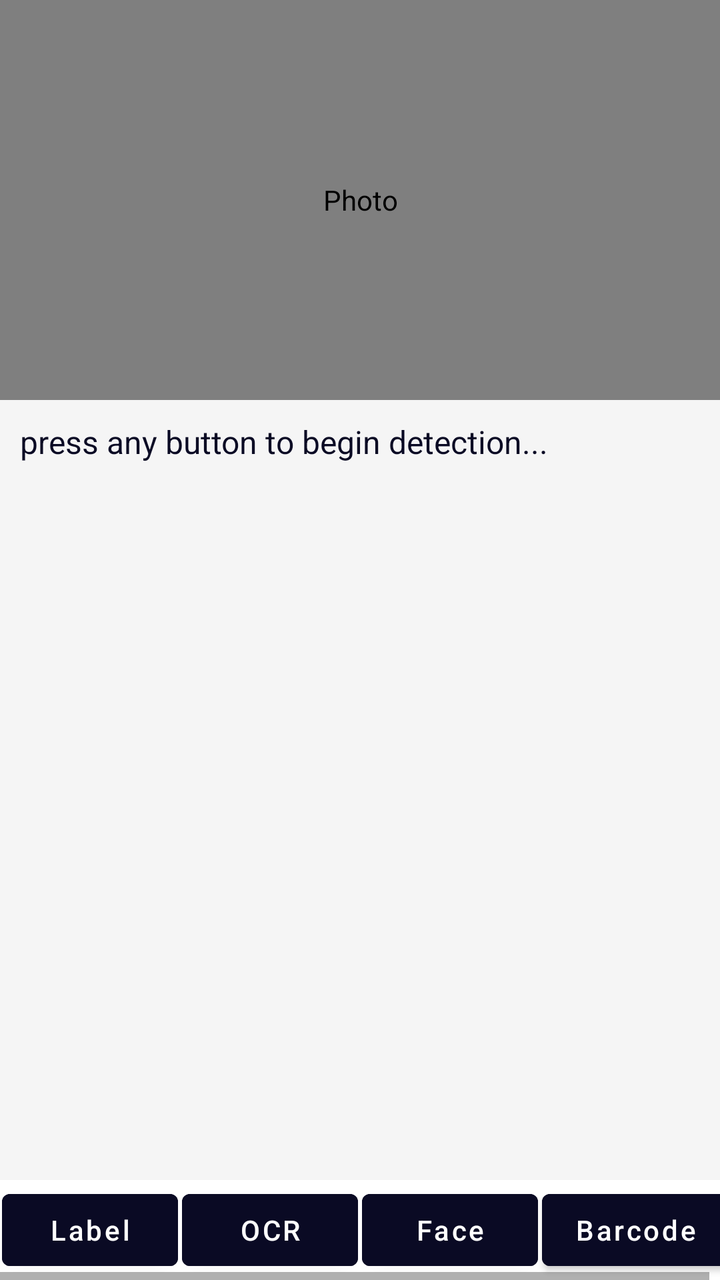
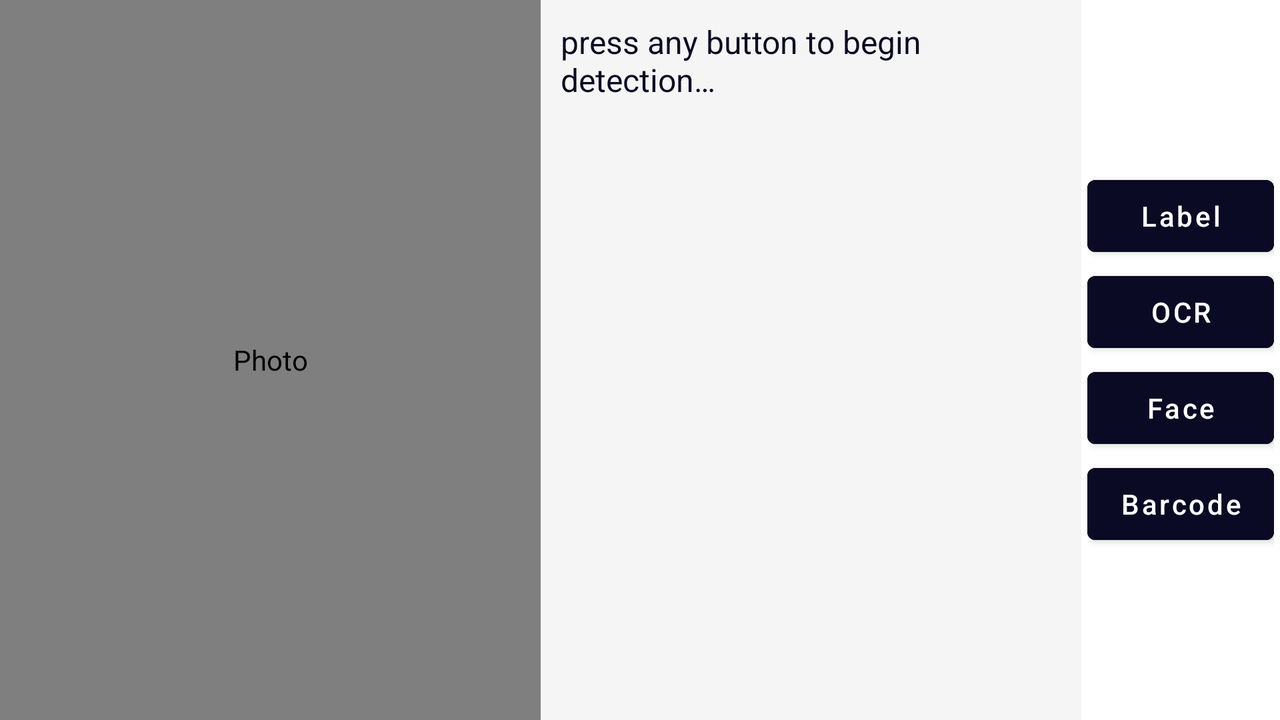

Compare how this app lays out the same screen by default and in its alternative resource folder. The renders come first, then the two layout files and the values they reference.
<!-- AndroidManifest.xml: application theme MaterialAppTheme -->
<!-- res/layout/activity_firebaseimageml.xml -->
<?xml version="1.0" encoding="utf-8"?>
<LinearLayout xmlns:android="http://schemas.android.com/apk/res/android"
    xmlns:app="http://schemas.android.com/apk/res-auto"
    android:layout_width="match_parent"
    android:layout_height="match_parent"
    android:gravity="center"
    android:orientation="vertical">

    <com.github.chrisbanes.photoview.PhotoView
        android:id="@+id/pv_firebaseimageml"
        android:layout_width="match_parent"
        android:layout_height="200dp"
        android:layout_centerHorizontal="true"
        android:layout_centerVertical="true"
        android:contentDescription="Photo" />

    <com.google.android.material.textview.MaterialTextView
        android:id="@+id/mtv_firebaseimageml_results"
        android:layout_width="match_parent"
        android:layout_height="wrap_content"
        android:layout_weight="1"
        android:autoLink="all|web|map|email"
        android:background="@color/whitesmoke"
        android:contentDescription="Firebase ML-Kit Detection Results"
        android:isScrollContainer="true"
        android:padding="10dp"
        android:scrollbars="vertical"
        android:text="press any button to begin detection..."
        android:textColorLink="@color/defaultLinkColor"
        android:textSize="16dp" />

    <HorizontalScrollView
        android:layout_width="wrap_content"
        android:layout_height="wrap_content"
        android:layout_gravity="center">

        <LinearLayout
            android:layout_width="match_parent"
            android:layout_height="wrap_content"
            android:gravity="center"
            android:orientation="horizontal">

            <com.google.android.material.button.MaterialButton
                android:id="@+id/mbtn_firebaseimageml_label"
                android:layout_width="wrap_content"
                android:layout_height="wrap_content"
                android:layout_margin="1dp"
                android:backgroundTint="@color/colorPrimaryDark"
                android:contentDescription="Label Detection using Firebase ML-Kit"
                android:text="Label"
                android:textAlignment="center"
                android:textAllCaps="false"
                android:textColor="@android:color/white"
                android:textStyle="normal"
                app:backgroundTint="@color/colorPrimaryDark" />

            <com.google.android.material.button.MaterialButton
                android:id="@+id/mbtn_firebaseimageml_ocr"
                android:layout_width="wrap_content"
                android:layout_height="wrap_content"
                android:layout_margin="1dp"
                android:backgroundTint="@color/colorPrimaryDark"
                android:contentDescription="Text Recognition using Firebase ML-Kit"
                android:text="OCR"
                android:textAlignment="center"
                android:textAllCaps="false"
                android:textColor="@android:color/white"
                android:textStyle="normal"
                app:backgroundTint="@color/colorPrimaryDark" />

            <com.google.android.material.button.MaterialButton
                android:id="@+id/mbtn_firebaseimageml_face"
                android:layout_width="wrap_content"
                android:layout_height="wrap_content"
                android:layout_margin="1dp"
                android:backgroundTint="@color/colorPrimaryDark"
                android:contentDescription="Face Detection using Firebase ML-Kit"
                android:text="Face"
                android:textAlignment="center"
                android:textAllCaps="false"
                android:textColor="@android:color/white"
                android:textStyle="normal"
                app:backgroundTint="@color/colorPrimaryDark" />

            <com.google.android.material.button.MaterialButton
                android:id="@+id/mbtn_firebaseimageml_barcode"
                android:layout_width="wrap_content"
                android:layout_height="wrap_content"
                android:layout_margin="1dp"
                android:backgroundTint="@color/colorPrimaryDark"
                android:contentDescription="Barcode Detection using Firebase ML-Kit"
                android:text="Barcode"
                android:textAlignment="center"
                android:textAllCaps="false"
                android:textColor="@android:color/white"
                android:textStyle="normal"
                app:backgroundTint="@color/colorPrimaryDark" />
        </LinearLayout>
    </HorizontalScrollView>
</LinearLayout>
<!-- resources referenced by this layout -->
<resources>
  <color name="colorPrimaryDark">#0A0A24</color>
  <color name="defaultLinkColor">#0000EE</color>
  <color name="whitesmoke">#F5F5F5</color>
  <style name="MaterialAppTheme" parent="Theme.MaterialComponents.DayNight.DarkActionBar">
          
          <item name="colorPrimary">@color/colorPrimary</item>
          <item name="colorPrimaryDark">@color/colorPrimaryDark</item>
          <item name="colorAccent">@color/colorAccent</item>
          <item name="android:textColor">@color/colorPrimaryDark</item>
      </style>
  <color name="colorPrimary">#B7B8E6</color>
  <color name="colorAccent">@color/cardview_light_background</color>
</resources>
<!-- res/layout-land/activity_firebaseimageml.xml (the repository's variant of the layout above) -->
<!-- drawn on the phone turned sideways -->
<?xml version="1.0" encoding="utf-8"?>
<LinearLayout xmlns:android="http://schemas.android.com/apk/res/android"
    xmlns:app="http://schemas.android.com/apk/res-auto"
    android:layout_width="match_parent"
    android:layout_height="match_parent"
    android:gravity="center"
    android:orientation="horizontal"
    android:weightSum="100">

    <com.github.chrisbanes.photoview.PhotoView
        android:id="@+id/pv_firebaseimageml"
        android:layout_width="match_parent"
        android:layout_height="match_parent"
        android:layout_weight="50"
        android:contentDescription="@string/layoutland_activity_firebaseimageml_pv_contentdescription" />

    <com.google.android.material.textview.MaterialTextView
        android:id="@+id/mtv_firebaseimageml_results"
        android:layout_width="match_parent"
        android:layout_height="match_parent"
        android:layout_weight="50"
        android:autoLink="all|web|map|email"
        android:background="@color/whitesmoke"
        android:contentDescription="@string/layoutland_activity_firebaseimageml_mtv_results_contentdescription"
        android:isScrollContainer="true"
        android:linksClickable="true"
        android:padding="10dp"
        android:scrollbars="vertical"
        android:text="@string/layoutland_activity_firebaseimageml_mtv_results_text"
        android:textColorLink="@color/defaultLinkColor"
        android:textSize="16sp" />

    <HorizontalScrollView
        android:layout_width="wrap_content"
        android:layout_height="match_parent"
        android:layout_weight="0">

        <LinearLayout
            android:layout_width="wrap_content"
            android:layout_height="match_parent"
            android:gravity="center"
            android:orientation="vertical"
            android:padding="3dp">

            <com.google.android.material.button.MaterialButton
                android:id="@+id/mbtn_firebaseimageml_label"
                android:layout_width="match_parent"
                android:layout_height="wrap_content"
                android:backgroundTint="@color/colorPrimaryDark"
                android:contentDescription="@string/layoutland_activity_firebaseimageml_mbtn_label_contentdescription"
                android:text="@string/layoutland_activity_firebaseimageml_mbtn_label_text"
                android:textAlignment="center"
                android:textAllCaps="false"
                android:textColor="@android:color/white"
                android:textStyle="normal"
                app:backgroundTint="@color/colorPrimaryDark" />

            <com.google.android.material.button.MaterialButton
                android:id="@+id/mbtn_firebaseimageml_ocr"
                android:layout_width="match_parent"
                android:layout_height="wrap_content"
                android:backgroundTint="@color/colorPrimaryDark"
                android:contentDescription="@string/layoutland_activity_firebaseimageml_mbtn_ocr_contentdescription"
                android:text="@string/layoutland_activity_firebaseimageml_mbtn_ocr_text"
                android:textAlignment="center"
                android:textAllCaps="false"
                android:textColor="@android:color/white"
                android:textStyle="normal"
                app:backgroundTint="@color/colorPrimaryDark" />

            <com.google.android.material.button.MaterialButton
                android:id="@+id/mbtn_firebaseimageml_face"
                android:layout_width="match_parent"
                android:layout_height="wrap_content"
                android:backgroundTint="@color/colorPrimaryDark"
                android:contentDescription="@string/layoutland_activity_firebaseimageml_mbtn_face_contentdescription"
                android:text="@string/layoutland_activity_firebaseimageml_mbtn_face_text"
                android:textAlignment="center"
                android:textAllCaps="false"
                android:textColor="@android:color/white"
                android:textStyle="normal"
                app:backgroundTint="@color/colorPrimaryDark" />

            <com.google.android.material.button.MaterialButton
                android:id="@+id/mbtn_firebaseimageml_barcode"
                android:layout_width="match_parent"
                android:layout_height="wrap_content"
                android:backgroundTint="@color/colorPrimaryDark"
                android:contentDescription="@string/layoutland_activity_firebaseimageml_mbtn_barcode_contentdescription"
                android:text="@string/layoutland_activity_firebaseimageml_mbtn_barcode_text"
                android:textAlignment="center"
                android:textAllCaps="false"
                android:textColor="@android:color/white"
                android:textStyle="normal"
                app:backgroundTint="@color/colorPrimaryDark" />
        </LinearLayout>
    </HorizontalScrollView>
</LinearLayout>
<!-- resources referenced by the variant -->
<!-- as the phone turned sideways resolves them -->
<resources>
  <color name="colorPrimaryDark">#0A0A24</color>
  <color name="defaultLinkColor">#0000EE</color>
  <color name="whitesmoke">#F5F5F5</color>
  <string name="layoutland_activity_firebaseimageml_mbtn_barcode_contentdescription">Barcode Detection using Firebase ML-Kit</string>
  <string name="layoutland_activity_firebaseimageml_mbtn_barcode_text">Barcode</string>
  <string name="layoutland_activity_firebaseimageml_mbtn_face_contentdescription">Face Detection using Firebase ML-Kit</string>
  <string name="layoutland_activity_firebaseimageml_mbtn_face_text">Face</string>
  <string name="layoutland_activity_firebaseimageml_mbtn_label_contentdescription">Label Detection using Firebase ML-Kit</string>
  <string name="layoutland_activity_firebaseimageml_mbtn_label_text">Label</string>
  <string name="layoutland_activity_firebaseimageml_mbtn_ocr_contentdescription">Text Recognition using Firebase ML-Kit</string>
  <string name="layoutland_activity_firebaseimageml_mbtn_ocr_text">OCR</string>
  <string name="layoutland_activity_firebaseimageml_mtv_results_contentdescription">Firebase ML-Kit Detection Results</string>
  <string name="layoutland_activity_firebaseimageml_mtv_results_text">press any button to begin detection…</string>
  <string name="layoutland_activity_firebaseimageml_pv_contentdescription">Photo</string>
  <style name="MaterialAppTheme" parent="Theme.MaterialComponents.DayNight.DarkActionBar">
          
          <item name="colorPrimary">@color/colorPrimary</item>
          <item name="colorPrimaryDark">@color/colorPrimaryDark</item>
          <item name="colorAccent">@color/colorAccent</item>
          <item name="android:textColor">@color/colorPrimaryDark</item>
      </style>
  <color name="colorPrimary">#B7B8E6</color>
  <color name="colorAccent">@color/cardview_light_background</color>
</resources>
